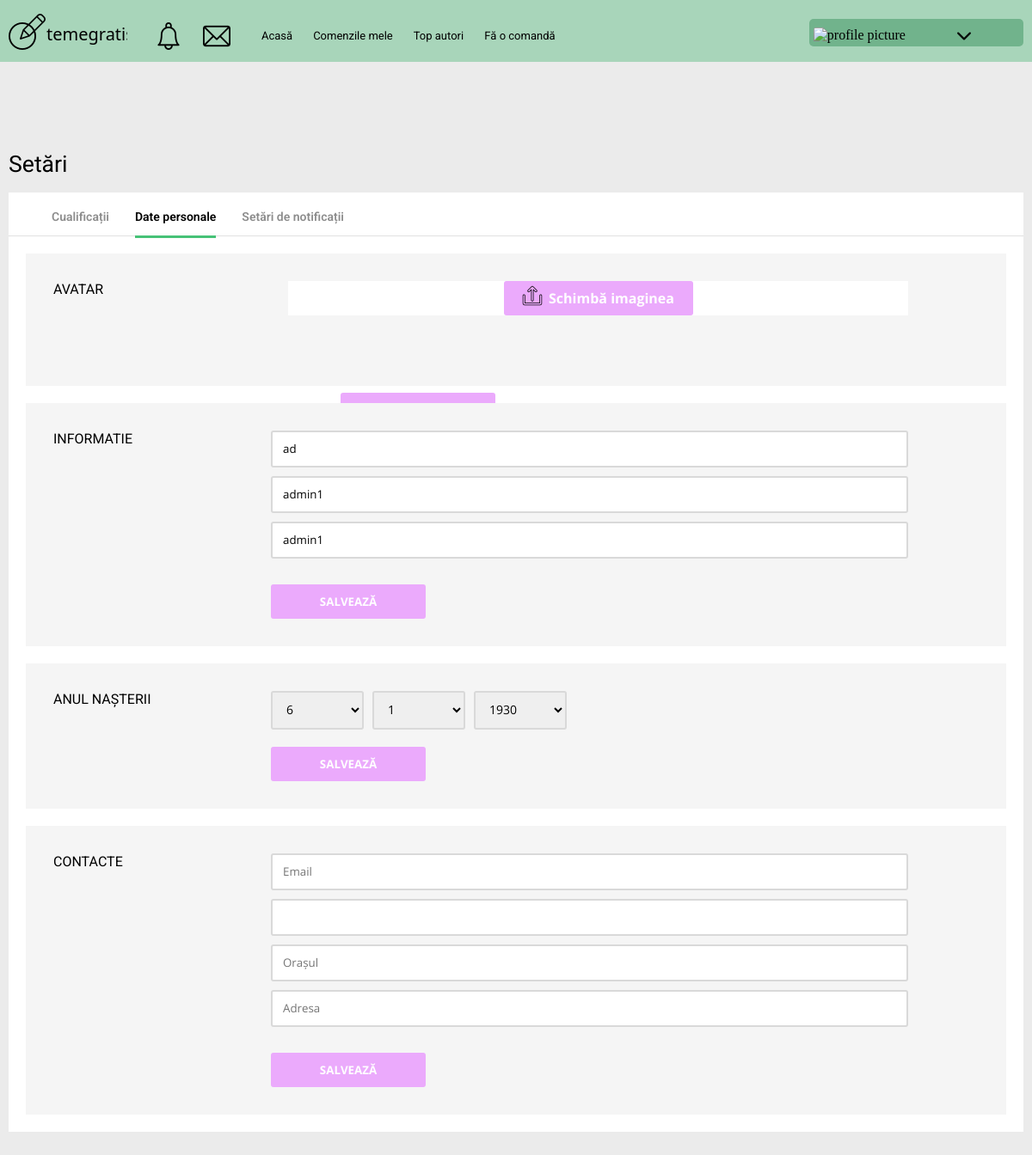
Page /settings/personal/2/ (signed in) on the committed database.
### core/models.py (models this page shows, shortened)
class Freelancer(models.Model):
    LEARNING_STATE = [
        ('Student', 'Student'),
        ('Absolvent', 'Absolvent'),
        ('Profesor', 'Profesor')
    ]
    ACADEMIC_DEGREES = [
        ('Nici una', 'Nici una'),
        ('Doctor', 'Doctor'),
        ('Doctorat', 'Doctorat')
    ]
    ACADEMIC_TITLES = [
        ('Fără rang', 'Fără rang'),
        ('Docent', 'Docent'),
        ('Profesor', 'Profesor')
    ]
    profile_pic = models.ImageField(
        default='default-user.jpg', upload_to=get_user_image_folder, null=True, blank=True)
    user = models.OneToOneField(
        User, null=True, blank=True, on_delete=models.CASCADE)
    first_name = models.CharField(max_length=20)
    last_name = models.CharField(max_length=20)
    nickname = models.CharField(max_length=20)
    email = models.EmailField(max_length=30)
    date_of_birth = models.DateField(
        verbose_name='Date of Birth', null=True, blank=True)
    country = CountryField()
    state = models.CharField(max_length=20)
    address = models.CharField(max_length=20)
    password = models.CharField(max_length=30)
    views = models.IntegerField(default=0)
    short_description = models.CharField(max_length=70, null=True, blank=True)
    description = models.CharField(max_length=240, null=True, blank=True)
    educational_institution = models.CharField(
        max_length=70, null=True, blank=True)
    faculty = models.CharField(max_length=70, null=True, blank=True)
    specialty = models.CharField(max_length=70, null=True, blank=True)
    status = models.CharField(
        max_length=10, choices=LEARNING_STATE, default='Student', null=True, blank=True)
    year_of_learning_end = models.DateField(blank=True, null=True,
                                            verbose_name='Year of learning end')
    academic_degree = models.CharField(
        max_length=15, choices=ACADEMIC_DEGREES, default='Nici una', null=True, blank=True)
    academic_title = models.CharField(
        max_length=10, choices=ACADEMIC_TITLES, default='Fără rang', null=True, blank=True)
    desertation_topic = models.CharField(max_length=70, null=True, blank=True)
    additional_education = models.CharField(
        max_length=1000, null=True, blank=True)
    video_consultation = models.BooleanField(
        default=False, null=True, blank=True)
    work_type = models.ManyToManyField(Work_Type)
    work_category = models.ManyToManyField(Work_Category)
    languages = models.ManyToManyField(Language)
    lessons = models.ManyToManyField(Lesson)

### core/decorators.py (the view)
        def wrapper_function(request, *args, **kwargs):
            group = None
            if request.user.groups.exists():
                group = request.user.groups.all()[0].name
            if group in allowed_roles:
                return view_func(request, *args, **kwargs)
            else:
                return HttpResponse('You are not authoried to view this page')
            return view_func(request, *args, **kwargs)

### core/forms.py
class ChangeAvatarPictureForm(forms.ModelForm):
    profile_pic = forms.FileField(widget=forms.FileInput())
    class Meta:
        model = Freelancer
        fields = ['profile_pic']

class ChangeNameForm(forms.ModelForm):
    first_name = forms.CharField(
        widget=forms.TextInput(attrs={'class': 'settings-input', 'placeholder': 'Prenume'}), label='')
    last_name = forms.CharField(widget=forms.TextInput(
        attrs={'class': 'settings-input', 'placeholder': 'Nume'}), label='')
    nickname = forms.CharField(widget=forms.TextInput(
        attrs={'class': 'settings-input', 'placeholder': 'Poreclă'}), label='')
    class Meta:
        model = Freelancer
        fields = ['first_name', 'last_name', 'nickname']

### core/templates/core/settings/personal.html (shortened to what this page needs)
{% extends 'core/base.html' %}
{% load static %}
{% block content %}
<div class="settings profile">
  <div class="settings-settings">
    Setări
  </div>
  <div class="settings-body">
    <div class="settings-nav">
      <ul class="settings-list">
        {% if request.user.client %}
        <li class="settings-link"><a href="{% url 'qualification' request.user.client.id %}">Cualificații</a></li>
        <li class="settings-link"><a class="active" href="{% url 'personal' request.user.client.id %}">Date personale</a></li>
        {% elif request.user.freelancer %}
        <li class="settings-link"><a href="{% url 'qualification' request.user.freelancer.id %}">Cualificații</a></li>
        <li class="settings-link"><a class="active" href="{% url 'personal' request.user.freelancer.id %}">Date personale</a></li>
        {% else %}
        <li class="settings-link"><a href="">Cualificații</a></li>
        <li class="settings-link"><a class="active" href="">Date personale</a></li>
        {% endif %}
        <li class="settings-link"><a href="#">Setări de notificații</a></li>
      </ul>
    </div>
    <div class="settings-info">
      <div class="settings-block">
        <div class="settings-title">Avatar</div>
        <div class="profile__avatar">
          <div class="profile__img">
            </div>
          <div class="profile__upload">
            <form method="POST" enctype="multipart/form-data">
              <div class="profile__fake-input">
                <div class="profile__upload-img">
                  <img src="{% static 'images/upload.png' %}" alt="">
                </div>
                <div class="profile__upload-text">Schimbă imaginea</div>
              </div>
        <button class="btn" type="submit" name="change_avatar">Salvează</button>
            </form>
          </div>
        </div>
      </div>
      <div class="settings-block">
        <div class="settings-title">Informatie</div>
        <form method="POST">
          {{ change_name_form }}
          <button class="btn" type="submit" name="change_name">Salvează</button>
        </form>
      </div>
      <div class="settings-block">
        <div class="settings-title">Anul nașterii</div>
        <form method="POST" class="profile__yob">
          <div class="profile__dates">
          {% for field in change_date_of_birth_form.visible_fields %}
            {{ field }}
          {% endfor %}
          </div>
          <button class="btn" type="submit" name="change_date_of_birth">Salvează</button>
        </form>
      </div>
      <div class="settings-block">
        <div class="settings-title">Contacte</div>
        <form method="POST">
          {% for field in change_contacts_form.visible_fields %}
            {{ field }}
          {% endfor %}
          <button class="btn" type="submit" name="change_contacts">Salvează</button>
        </form>
      </div>
    </div>
  </div>
</div>
{% endblock %}

### temegratis/static/css/style.css (style rules this page uses)
* { margin: 0; padding: 0; -webkit-box-sizing: border-box; box-sizing: border-box; }
body { background-color: #ebebeb; }
a { text-decoration: none; color: black; }
.btn { margin: 20px 0px 0px 0px; width: 180px; height: 40px; text-transform: uppercase; color: #fff; font-family: 'Open Sans', sans-serif; text-align: center; border-radius: 3px; outline: none; border: none; font-weight: bold; -webkit-transition: all .1s ease-in-out; -o-transition: all .1s ease-in-out; transition: all .1s ease-in-out; background: #ebaafc; cursor: pointer; }
.profile { display: grid; grid-template-columns: 20% 60% 20%; grid-template-areas: 'sidebar main sidebar-left' '-- main -'; }
.settings { display: -webkit-box; display: -ms-flexbox; display: flex; -webkit-box-orient: vertical; -webkit-box-direction: normal; -ms-flex-direction: column; flex-direction: column; padding: 20px 0px 0px 0px; font-family: 'Roboto', sans-serif; font-size: 14px; }
.settings-settings { font-size: 1.9em; color: #010101; margin: 0px 0px 17.5px 0px; }
.settings-body { background-color: #fff; }
.settings-block { padding: 32px 10% 32px 25%; position: relative; margin: 0px 0px 20px 0px; background-color: #f5f5f5; }
.settings-input { border: 2px solid #d9d9d9; border-radius: 3px; margin: 0px 0px 10px 0px; padding: 10px 12px; outline: none; line-height: calc(20/14); font-family: 'Open Sans', sans-serif; width: 100%; }
.settings-choose { border: 2px solid #d9d9d9; border-radius: 3px; margin: 8px 0px 10px 0px; padding: 10px 12px; outline: none; line-height: calc(20/14); font-family: 'Open Sans', sans-serif; width: 100%; cursor: pointer; font-size: 100%; }
.settings-nav { padding: 20px 20px 0px 20px; }
.settings-list { list-style: none; display: -webkit-box; display: -ms-flexbox; display: flex; }
.settings-link { margin: 0px 0px 0px 30px; font-weight: 600; padding: 0px 0px 14px 0px; }
.settings-link a { padding: 0px 0px 14px 0px; color: #8d8d8d; }
.settings-link a.active { border-bottom: 3px solid #46c277; color: #000; }
.settings-info { border-top: 1px solid #e1e1e1; padding: 20px; padding-bottom: 0px; }
.settings-title { position: absolute; top: 32px; left: 32px; text-transform: uppercase; font-size: 16px; }
.profile__avatar { display: -webkit-box; display: -ms-flexbox; display: flex; padding: 0px 0px 50px 0px; position: relative; }
.profile__img { padding: 0px 20px 0px 0px; }
.profile__upload { background-color: #fff; width: 100%; display: -webkit-box; display: -ms-flexbox; display: flex; -webkit-box-pack: center; -ms-flex-pack: center; justify-content: center; -webkit-box-align: center; -ms-flex-align: center; align-items: center; max-height: 176px; }
.profile__upload form { display: -webkit-box; display: -ms-flexbox; display: flex; -webkit-box-pack: center; -ms-flex-pack: center; justify-content: center; -webkit-box-align: center; -ms-flex-align: center; align-items: center; color: #fff; font-size: 16px; font-weight: bold; font-family: 'Open Sans', sans-serif; position: relative; }
.profile__upload button { position: absolute; left: -190px; bottom: -130px; }
.profile__fake-input { position: absolute; top: 0; left: 0; height: 40px; width: 220px; border-radius: 3px; background: #ebaafc; z-index: 1; display: -webkit-box; display: -ms-flexbox; display: flex; -webkit-box-pack: center; -ms-flex-pack: center; justify-content: center; -webkit-box-align: center; -ms-flex-align: center; align-items: center; }
.profile__upload-img { margin: 0px 7px 0px 0px; }
.profile__dates { display: -webkit-box; display: -ms-flexbox; display: flex; }
.profile__choose-small { max-width: 108px; margin: 0px 10px 0px 0px; }

### rows in the picture
Freelancer: first_name "ad", last_name "admin1", nickname "admin1"
